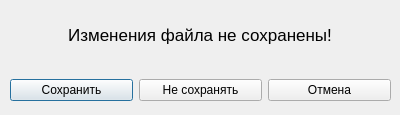
<?xml version="1.0" encoding="UTF-8"?>
<ui version="4.0">
 <class>Dialog</class>
 <widget class="QDialog" name="Dialog">
  <property name="geometry">
   <rect>
    <x>0</x>
    <y>0</y>
    <width>400</width>
    <height>115</height>
   </rect>
  </property>
  <property name="windowTitle">
   <string>Dialog</string>
  </property>
  <widget class="QWidget" name="horizontalLayoutWidget">
   <property name="geometry">
    <rect>
     <x>10</x>
     <y>70</y>
     <width>381</width>
     <height>41</height>
    </rect>
   </property>
   <layout class="QHBoxLayout" name="horizontalLayout">
    <item>
     <widget class="QPushButton" name="Button_Save">
      <property name="font">
       <font>
        <pointsize>9</pointsize>
       </font>
      </property>
      <property name="text">
       <string>Сохранить</string>
      </property>
     </widget>
    </item>
    <item>
     <widget class="QPushButton" name="Button_NoSave">
      <property name="font">
       <font>
        <pointsize>9</pointsize>
       </font>
      </property>
      <property name="text">
       <string>Не сохранять</string>
      </property>
     </widget>
    </item>
    <item>
     <widget class="QPushButton" name="Button_Cancel">
      <property name="font">
       <font>
        <pointsize>9</pointsize>
       </font>
      </property>
      <property name="text">
       <string>Отмена</string>
      </property>
     </widget>
    </item>
   </layout>
  </widget>
  <widget class="QLabel" name="label_Warning">
   <property name="geometry">
    <rect>
     <x>10</x>
     <y>10</y>
     <width>380</width>
     <height>50</height>
    </rect>
   </property>
   <property name="font">
    <font>
     <pointsize>13</pointsize>
    </font>
   </property>
   <property name="text">
    <string>Изменения файла не сохранены!</string>
   </property>
   <property name="alignment">
    <set>Qt::AlignCenter</set>
   </property>
  </widget>
 </widget>
 <resources/>
 <connections/>
</ui>
